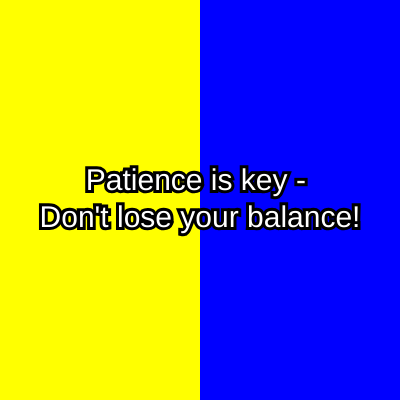
Frame 1 (no input)
Frame 60 (no input): identical to frame 1, image omitted
Frame 120 (the mouse pressed at the canvas centre since frame 60): identical to frame 1, image omitted

The p5.js sketch that drew this single still picture (run headless with seeded random() and noise() and a simulated clock; from frame 60 on, the mouse is pressed at the canvas centre):

// p5.js sketch
// ── sketch.js
function setup() {
  createCanvas(400, 400);
}

function draw() {
  background(0, 0, 255);
  fill(255, 255, 0);
  noStroke();
  rect(0, 0, 200, 400);

  fill(255, 255, 255);
  stroke(0, 0, 0);
  strokeWeight(6);
  textAlign(CENTER, CENTER);
  textSize(30);
  text("Patience is key - \nDon't lose your balance!", 200, 200);
}
